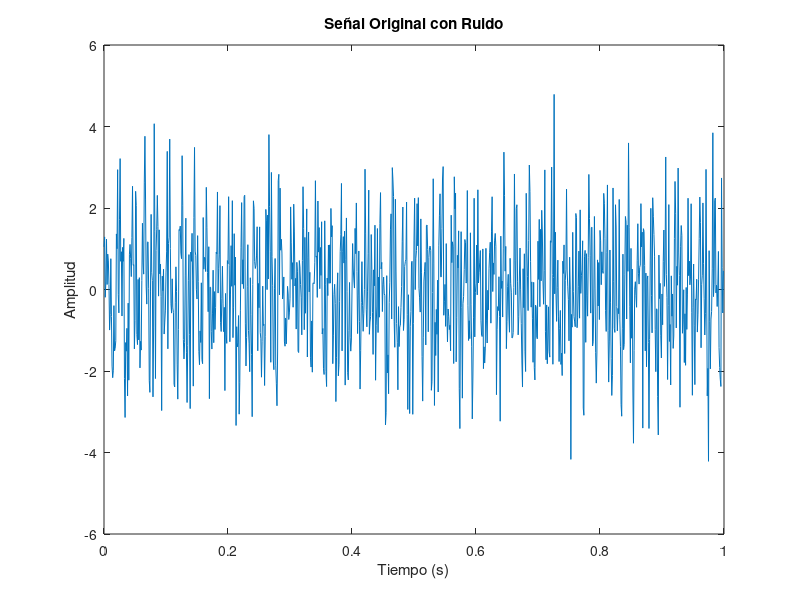
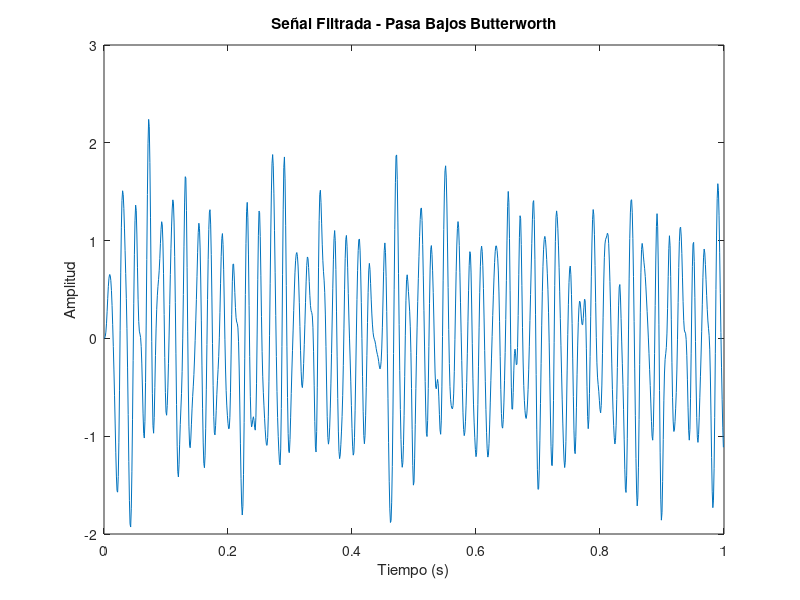
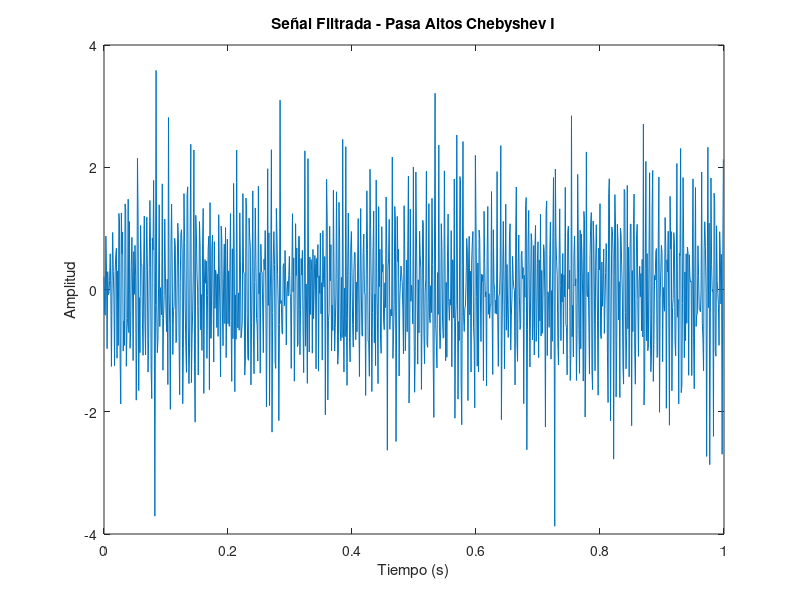
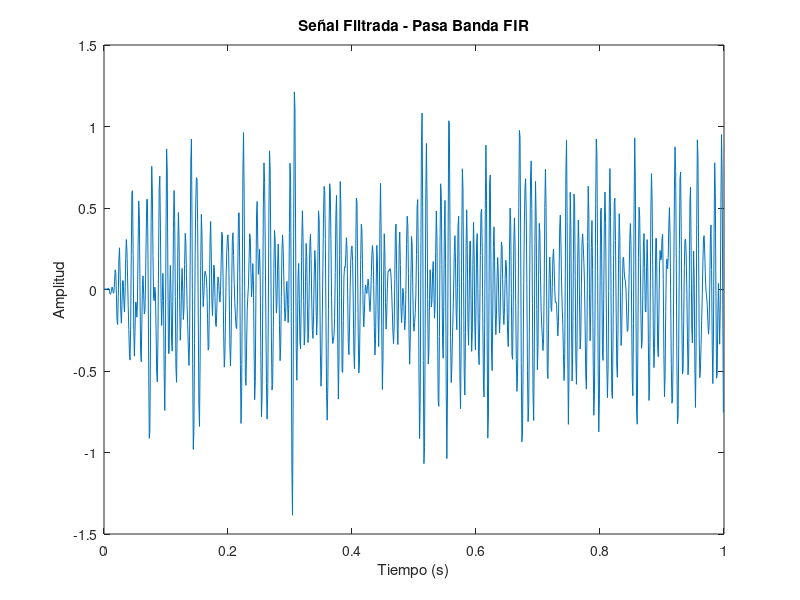

Here is the MATLAB script that generated these plots, in order:
%% Filtros Digitales en MATLAB
% Autor: Yoana Cristina Escobedo Castillo
% Fecha: 02 08 2025

% Parámetros generales
Fs = 1000;               % Frecuencia de muestreo (Hz)
t = 0:1/Fs:1-1/Fs;       % Vector de tiempo de 1 segundo
x = sin(2*pi*50*t) + sin(2*pi*200*t) + randn(size(t));  % Señal original

% Graficar señal original
figure; plot(t, x);
title('Señal Original con Ruido');
xlabel('Tiempo (s)'); ylabel('Amplitud');

%% Filtro Pasa Bajos - Butterworth
fc_lp = 100;  % Frecuencia de corte (Hz)
[b_lp, a_lp] = butter(6, fc_lp/(Fs/2));
y_lp = filter(b_lp, a_lp, x);
figure; plot(t, y_lp);
title('Señal Filtrada - Pasa Bajos Butterworth');
xlabel('Tiempo (s)'); ylabel('Amplitud');

%% Filtro Pasa Altos - Chebyshev Tipo I
fc_hp = 150;
[b_hp, a_hp] = cheby1(4, 1, fc_hp/(Fs/2), 'high');
y_hp = filter(b_hp, a_hp, x);
figure; plot(t, y_hp);
title('Señal Filtrada - Pasa Altos Chebyshev I');
xlabel('Tiempo (s)'); ylabel('Amplitud');

%% Filtro Pasa Banda - FIR con Ventana
f1 = 80; f2 = 180;
order = 50;
b_pb = fir1(order, [f1 f2]/(Fs/2), 'bandpass', hamming(order+1));
y_pb = filter(b_pb, 1, x);
figure; plot(t, y_pb);
title('Señal Filtrada - Pasa Banda FIR');
xlabel('Tiempo (s)'); ylabel('Amplitud');

%% FFT - Análisis en frecuencia
N = length(x);
f = Fs*(0:(N/2))/N;

X = abs(fft(x))/N;
Y_lp = abs(fft(y_lp))/N;
Y_hp = abs(fft(y_hp))/N;
Y_pb = abs(fft(y_pb))/N;

figure; plot(f, X(1:N/2+1));
title('Espectro de Frecuencia - Señal Original');

figure; plot(f, Y_lp(1:N/2+1));
title('Espectro - Señal Pasa Bajos');

figure; plot(f, Y_hp(1:N/2+1));
title('Espectro - Señal Pasa Altos');

figure; plot(f, Y_pb(1:N/2+1));
title('Espectro - Señal Pasa Banda');
